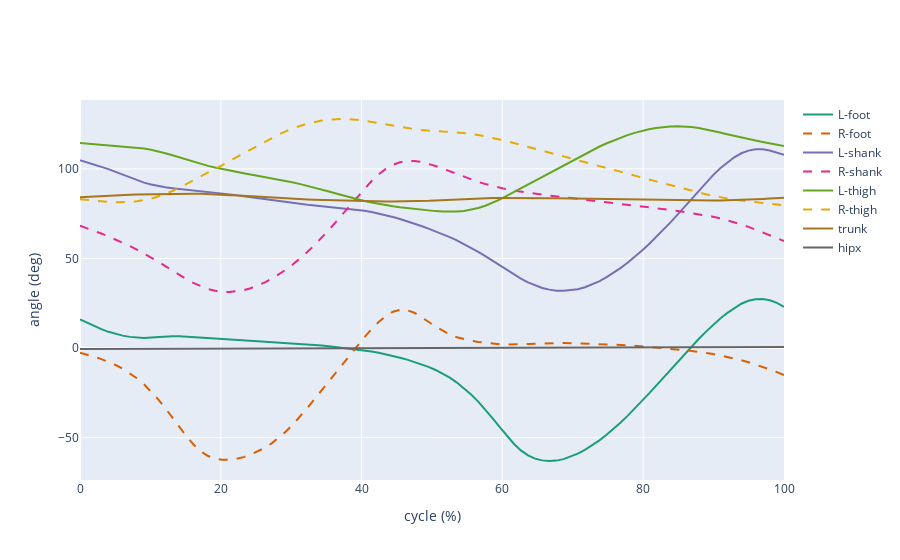

Here is the notebook cell this chart was saved with:
### Code cell
plot(df = df, data_type='jnt', cycle=True, hip = 'N')
